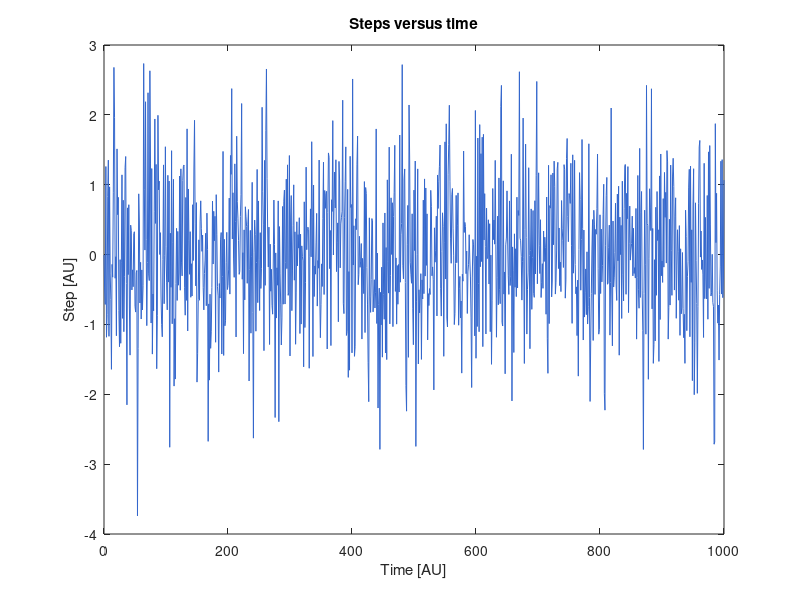

MATLAB code for this plot: (Note: this script raises an error after producing the figure.)
% simulateAndPlotBrownianMotion.m

% Simulate a random walk in one dimension with Gaussian stepsize
% Plot steps and trajectory versus time
% Calculate and plot stepsize and "speed" distribution from trajectory
% Subsample the trajectory and re-plot the step-size and "speed" distribution


% 2016-06-07, sfn: created
% 2016-06-21, sfn: subsampling added
% 2016-07-01, sfn: plot-options updated to new standard
% 2017-10-12, sfn: mean speed of subsampled time-series calculated


%% --- INITIALIZE ---
clear variables
close all
clc

% --- simulation settings ---
dt          = 1; % time between recordings
t           = ( 0  : 1000 ) * dt; % time

% --- plot settings ---
fs          = 16; % font-size for labels
saveFigs    = 1 ; % saves figures to file if TRUE, otherwise not

%% --- GENERATE RANDOM STEPS ---
stepNumber  = numel(t); % number of steps to take
seed        = 42; % non-negative integer that determines where the random number generator starts
rng( seed ); % reset random number generator to postion "seed"
xSteps      = randn( 1, stepNumber ) * sqrt(dt); % Gaussian distributed steps of zero mean


%% --- CALCULATE POSITIONS AND SPEEDS ---
xPos        = cumsum( xSteps ); % positions of particle
varSteps    = var( xSteps ); % variance of step-distribution

xVelocity   = diff( xPos ) / dt; % "velocities"
xSpeed      = abs( xVelocity ); % "speeds"
meanSpeed   = mean( xSpeed );
stdSpeed    = std( xSpeed );

%% --- SUBSAMPLE THE POSITIONS ---
% --- Re-sample at every fourth time-point ---
t_subsampled_4      = t( 1 : 4 : end ); % the time-vector, subsampled
xPos_subsampled_4   = xPos( 1 : 4 : end ); % the position-vector, subsampled
meanSpeed4          = mean( abs( diff( xPos_subsampled_4 ) / dt / 4 ) ); % mean "speed"

% --- Re-sample at every eighth time-point ---
t_subsampled_8    = t( 1 : 8 : end ); % the time-vector, subsampled
xPos_subsampled_8 = xPos( 1 : 8 : end ); % the position-vector, subsampled
meanSpeed8          = mean( abs( diff( xPos_subsampled_8 ) / dt / 8 ) ); % mean "speed"

%% --- DISPLAY NUMBERS ---
disp( ['VAR steps = ' num2str( varSteps ) ] )
disp( ['Average speed = ' num2str( meanSpeed ) ] )
disp( ['STD speed = ' num2str( stdSpeed ) ] )

disp( ['Average speed (subsampled 4) =' num2str( meanSpeed4 ) ] )
disp( ['Average speed (subsampled 8) =' num2str( meanSpeed8 ) ] )

%% --- PLOT STEPS VERSUS TIME ---
figure; hold on; clf
plot( t, xSteps, '-', 'color', [0.2 0.4 0.8] )
xlabel( 'Time [AU]' )
ylabel( 'Step [AU]'  )
title( 'Steps versus time' )

%--- tweak the plot ---
% this step is optional
currentAxis                 = gca; % Get Current Axis
currentAxis.Box             = 'on';
currentAxis.XLabel.FontSize = fs;
currentAxis.YLabel.FontSize = fs;
currentAxis.Title.FontSize  = fs;
currentAxis.FontSize        = fs * 1.2;
currentAxis.YLim            = [-4 4];

% --- save figure to file ---
if saveFigs == 1
    cd ~/Desktop
%     print( '-dpdf', 'stepsVersusTime.pdf' )
     print( '-dpng', 'stepsVersusTime.png' )
end

%% --- PLOT HISTOGRAM OF STEPS ---
figure; hold on
binNumber = floor( sqrt( stepNumber ) );
histHandle = histogram( xSteps, binNumber )
xlabel( 'Steps [AU]' )
ylabel( 'Count' )
title( 'Histogram of step-sizes' )

%--- tweak the plot ---
% this step is optional
currentAxis = gca; % Get Current Axis

currentAxis.Box             = 'on';
currentAxis.XLabel.FontSize = fs;
currentAxis.YLabel.FontSize = fs;
currentAxis.Title.FontSize  = fs;
currentAxis.FontSize        = fs * 1.2;
currentAxis.XLim            = [-4 4];
currentAxis.Color

histHandle.FaceColor        = [0.2 0.4 0.8]; % RGB values
histHandle.FaceAlpha        = 0.6; % alpha-value


% --- save figure to file ---
if saveFigs
    cd ~/Desktop
    print( '-dpng', 'stepsHistogram.png' )
end

%% --- PLOT POSITION VERSUS TIME ---
figure; hold on
plot( t, xPos, '-k' )
xlabel( 'Time [AU]' )
ylabel( 'Position [AU]' )
title( 'Position versus time (Trajectory)' )

%--- tweak the plot ---
% this step is optional
currentAxis = gca; % Get Current Axis

currentAxis.Box             = 'on';
currentAxis.XLabel.FontSize = fs;
currentAxis.YLabel.FontSize = fs;
currentAxis.Title.FontSize  = fs;
currentAxis.FontSize        = fs * 1.2;

% --- save figure to file ---
if saveFigs == 1
    cd ~/Desktop
    print( '-dpng', 'positionVersusTime.png' )
end

%% --- ZOOMED PLOT SUBSAMPLED POSITION VERSUS TIME ---
figure; hold on;
fs  = 16; % font-size for labels
plot( t, xPos, '-k.', 'markersize', 16 )
plot( t_subsampled_4, xPos_subsampled_4, '--or', 'markersize', 6 )
plot( t_subsampled_8, xPos_subsampled_8, ':sb', 'markersize', 10 )
legend( 'Every position', 'Every fourth position', 'Every eighth position' )

xlabel( 'Time [AU]' )
ylabel( 'Position [AU]' )
title( 'Position versus time' )

%--- tweak the plot ---
% this step is optional
currentAxis = gca; % Get Current Axis

currentAxis.Box             = 'on';
currentAxis.XLabel.FontSize = fs;
currentAxis.YLabel.FontSize = fs;
currentAxis.Title.FontSize  = fs;
currentAxis.FontSize        = fs * 1.2;
currentAxis.XLim            = [128 152];

% --- save figure to file ---
if saveFigs == 1
    cd ~/Desktop
    print( '-dpng', 'subSampledPositionVersusTime.png' )
end
